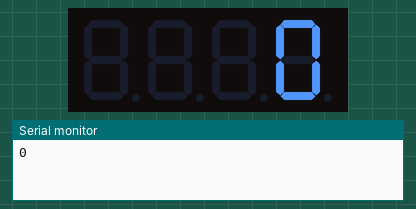
This sketch was run on a simulated ESP8266 (NodeMCU). Parts: 4-digit seven-segment display, the last lines printed to the serial monitor.

Above: at 0.08 s.
At 5.04 s:
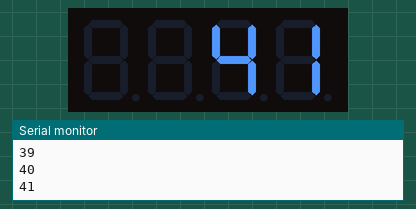
At 10.0 s:
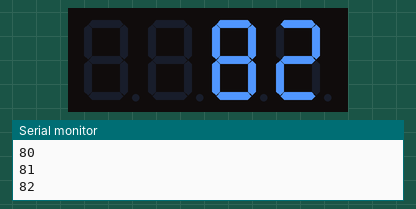
At 19.93 s:
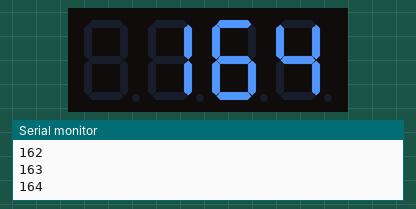
At 29.85 s:
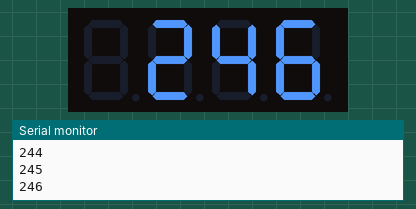
At 39.9 s:
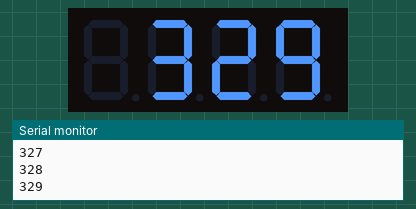

The sketch:

display-4-digits.ino
```cpp
#include <TM1637Display.h>
#define CLK D2
#define DIO D1

TM1637Display display(CLK, DIO);
int counter;

void setup() {
  Serial.begin(9600);
  display.setBrightness(7);
  counter = 0;
}

void loop() {
  display.showNumberDec(counter);
  Serial.println(String(counter));
  delay(100);
  counter++;
}
```
